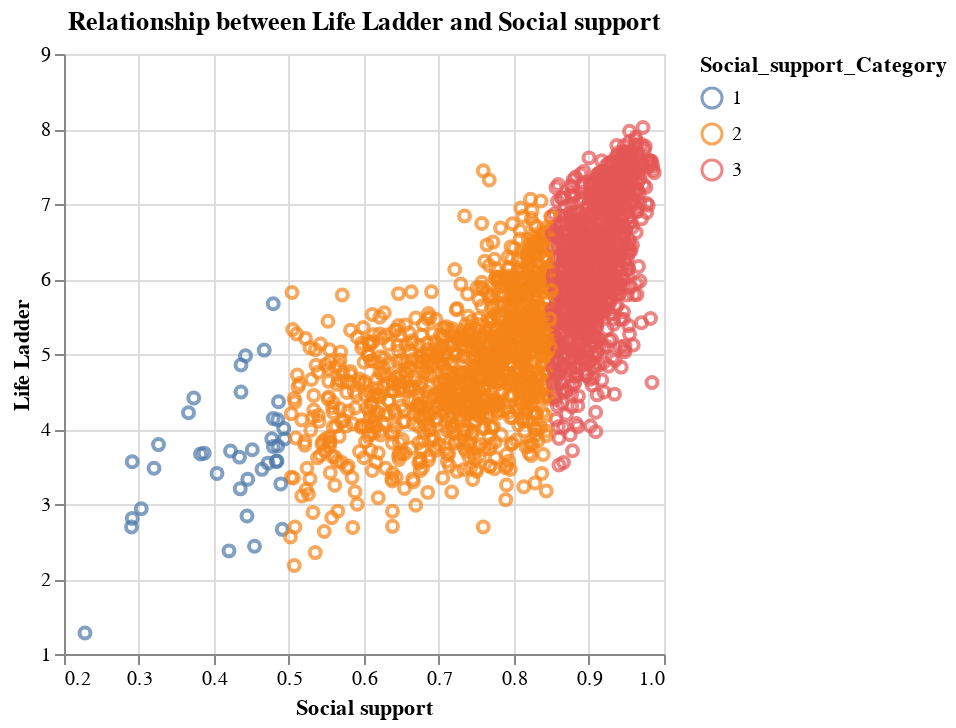

Notebook code for this chart:
### Markdown cell above
<font size="4">We now find the relationship between Life Ladder and Social support.</font>

### Code cell
chart = alt.Chart(data).mark_point().encode(
    x= alt.X('Social support:Q', scale= alt.Scale(zero = False)),
    y= alt.Y('Life Ladder:Q', scale = alt.Scale(zero = False)),
    color='Social_support_Category:N', 
    
).properties(
    title='Relationship between Life Ladder and Social support'
)

chart.display()

### Figure 1 — Vega-Lite specification as saved in the notebook (floating-point values rounded to 4 significant figures; data arrays with more than 128 entries replaced by an {"elided": "..."} marker saying what was removed)
{"config": {"view": {"continuousWidth": 300, "continuousHeight": 300}}, "data": {"name": "data-6ef2f45d878a5150464db7339f23248c"}, "mark": {"type": "point"}, "encoding": {"color": {"field": "Social_support_Category", "type": "nominal"}, "x": {"field": "Social support", "scale": {"zero": false}, "type": "quantitative"}, "y": {"field": "Life Ladder", "scale": {"zero": false}, "type": "quantitative"}}, "title": "Relationship between Life Ladder and Social support", "$schema": "https://vega.github.io/schema/vega-lite/v5.8.0.json", "datasets": {"data-6ef2f45d878a5150464db7339f23248c": {"elided": "2199 records"}}}
